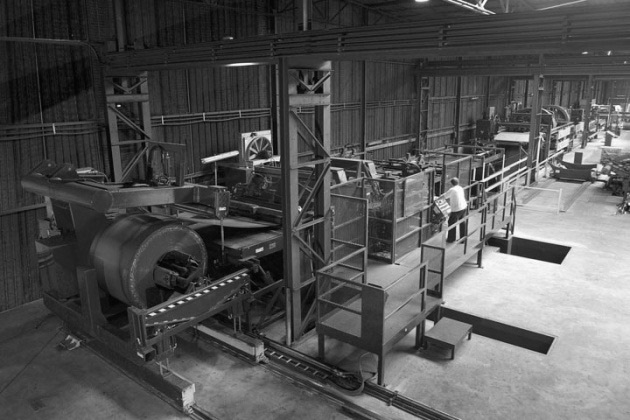
%> input picture 2_5/factory.jpg, 630 x 420 px
$ octave ex2_5_b.m   (GNU Octave 9; MATLAB toolbox functions it lacks are replaced by stand-ins)
%> lines starting %> are read from the running program, lines starting %| are printed output that depends on the picture; in (x1, y1, x2, y2) boxes, pixels count from 0 and x2, y2 are one past the last pixel; in counts of white or black regions, pixels touching at a corner belong together; the program's own positions count from 1
%%  2.5.a init
clear all; close all; clc;

%% load image
I = imread('factory.jpg'); %load image from file
%> I is the input picture: size 420x630x3 uint8; min 0, max 255, mean 84.2
I = rgb2gray(I);
%> I: size 420x630 uint8
I = im2double(I);
%> I: size 420x630 double
I = I(:, 1:300);
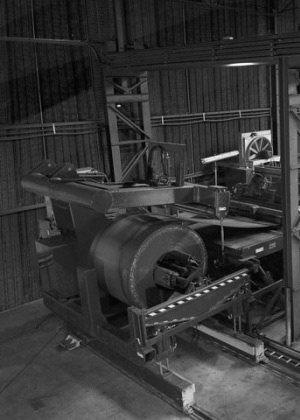
%> I: size 420x300 double; min 0, max 0.984, mean 0.212
%% compute impulse response
[rows,columns] = size(I);
%> rows = 420; columns = 300

delta = zeros(rows, columns);
delta(round(rows/2), round(columns/2)) = 1;
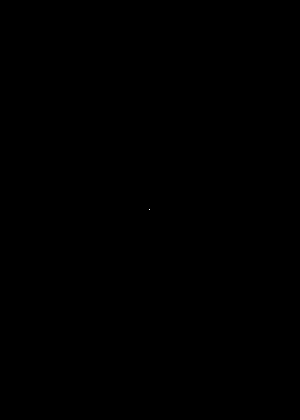
%> delta: size 420x300 double; values 0 (black) and 1 (white), 0% white in thin lines or dots, all inside (x1, y1, x2, y2) = (149, 209, 150, 210)
%> (the run ends here)
